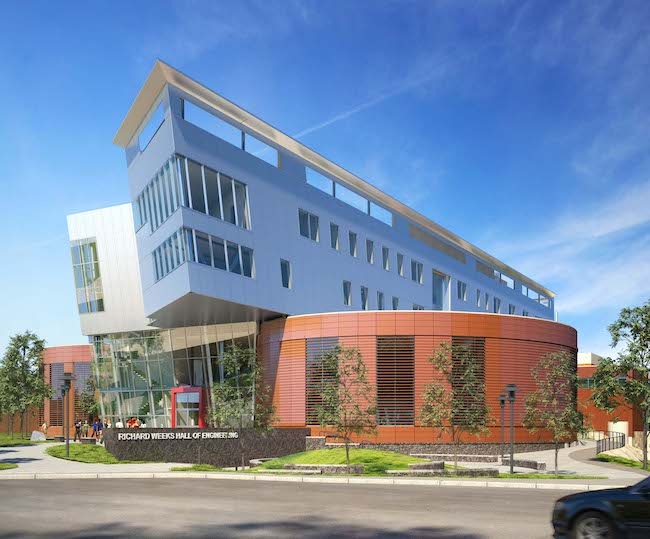
%> input picture WeeksHallSmall.jpg, 650 x 539 px
$ octave Problem31E.m   (GNU Octave 9; MATLAB toolbox functions it lacks are replaced by stand-ins)
%> lines starting %> are read from the running program, lines starting %| are printed output that depends on the picture
% Read the original image
img = imread('WeeksHallSmall.jpg');
%> img is the input picture: size 539x650x3 uint8; mean R, G, B 123, 140.3, 165.4
gray_img = rgb2gray(img);
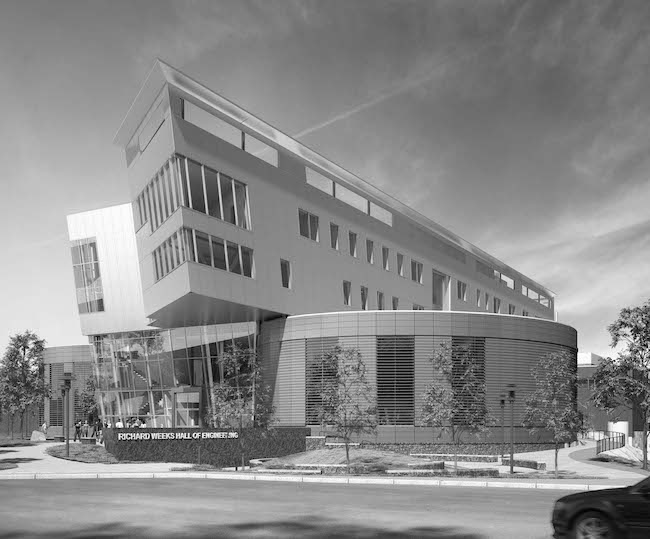
%> gray_img: size 539x650 uint8; min 0, max 255, mean 138

% Define the custom 5x5 diagonal filter to detect the downward slope
D_roof = [0  0  0  0 -1;
          0  0  0 -1  0;
          0  0  1  0  0;
          0 -1  0  0  0;
         -1  0  0  0  0];

% Apply the 2D convolution using the custom filter
roof_gradient = conv2(double(gray_img), D_roof, 'same');
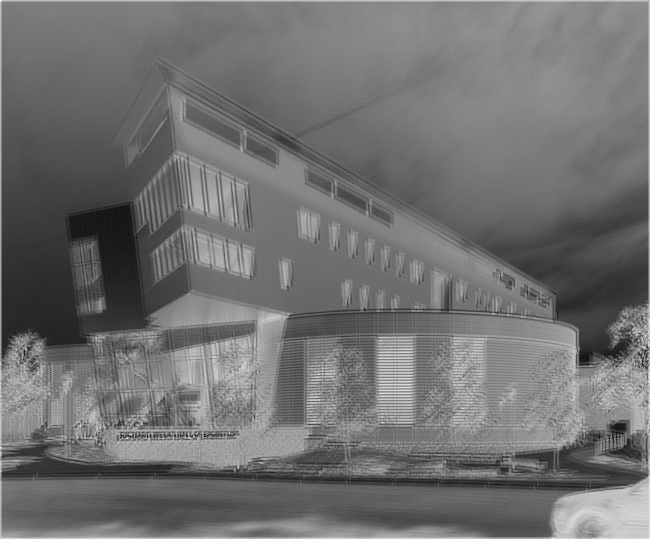
%> roof_gradient: size 539x650 double; min -836, max 122, mean -411.4; drawn with min black and max white

% Define a threshold for edge detection
tau_roof = 25; % Experimentally chosen threshold

% Threshold the result
roof_edges = abs(roof_gradient) > tau_roof;
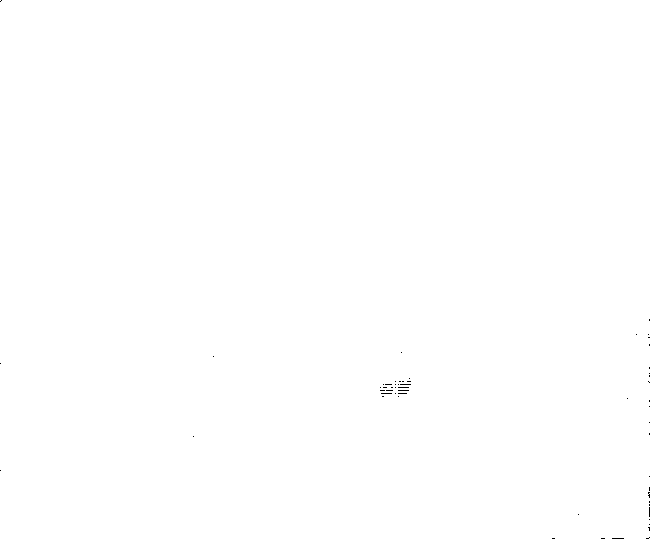
%> roof_edges: size 539x650 logical; 99.9% white; black in thin lines or dots

% Display the filtered result and the thresholded image
figure;
subplot(1, 2, 1);
imshow(roof_gradient, []);
title('Filtered Image with Roof Gradient (D\_roof)');

subplot(1, 2, 2);
imshow(roof_edges, []);
title(['Thresholded Roof Edges (\tau = ', num2str(tau_roof), ')']);
